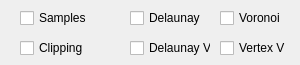
       <widget class="QWidget" name="tab_line_cvt">
        <attribute name="title">
         <string>LineCVT</string>
        </attribute>
        <widget class="QCheckBox" name="cbShowCVTSamples">
         <property name="geometry">
          <rect>
           <x>20</x>
           <y>10</y>
           <width>71</width>
           <height>16</height>
          </rect>
         </property>
         <property name="text">
          <string>Samples</string>
         </property>
        </widget>
        <widget class="QCheckBox" name="cbShowCVTDelaunay">
         <property name="geometry">
          <rect>
           <x>130</x>
           <y>10</y>
           <width>81</width>
           <height>16</height>
          </rect>
         </property>
         <property name="text">
          <string>Delaunay</string>
         </property>
        </widget>
        <widget class="QCheckBox" name="cbShowCVTVoronoi">
         <property name="geometry">
          <rect>
           <x>220</x>
           <y>10</y>
           <width>71</width>
           <height>16</height>
          </rect>
         </property>
         <property name="text">
          <string>Voronoi</string>
         </property>
        </widget>
        <widget class="QCheckBox" name="cbShowCVTClippingRegion">
         <property name="geometry">
          <rect>
           <x>20</x>
           <y>40</y>
           <width>71</width>
           <height>16</height>
          </rect>
         </property>
         <property name="text">
          <string>Clipping</string>
         </property>
        </widget>
        <widget class="QCheckBox" name="cbShowCVTVoronoiVertices">
         <property name="geometry">
          <rect>
           <x>220</x>
           <y>40</y>
           <width>71</width>
           <height>16</height>
          </rect>
         </property>
         <property name="text">
          <string>Vertex V</string>
         </property>
        </widget>
        <widget class="QCheckBox" name="cbShowCVTDelaunayVertices">
         <property name="geometry">
          <rect>
           <x>130</x>
           <y>40</y>
           <width>81</width>
           <height>16</height>
          </rect>
         </property>
         <property name="text">
          <string>Delaunay V</string>
         </property>
        </widget>
       </widget>
